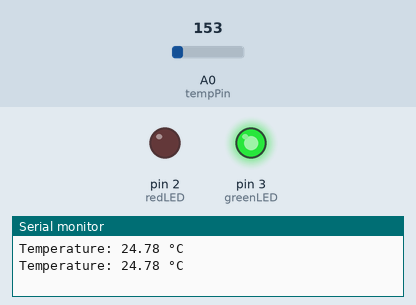
The sketch below on a simulated Arduino Uno, built with avr-gcc and run on an emulated ATmega328P. On the bench: output pins drawn as LEDs (lit = HIGH), the last lines printed to the serial monitor. Inputs (shaded band) come from the test bench; at power-on: A0 (tempPin) = 153.

Above: at 1.8 s.
1.9 s: A0 (tempPin) set to 170
At 2.3 s:
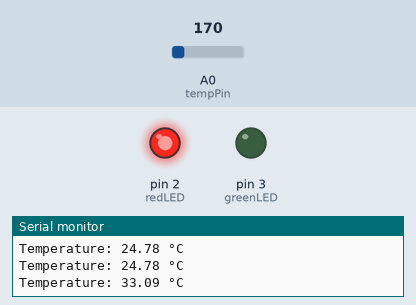
3.5 s: A0 (tempPin) set to 133
At 5.0 s:
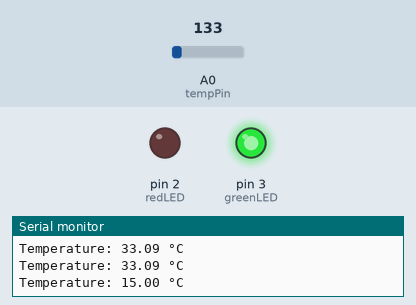
5.5 s: A0 (tempPin) set to 165
At 6.6 s:
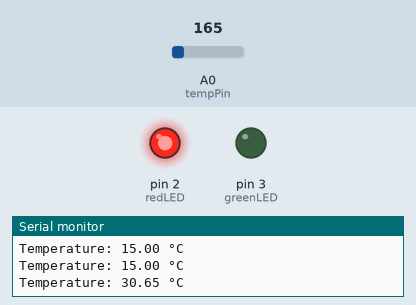
Timing chart, 0 to 8.5 s (numbered marks = the images above; inputs shaded):
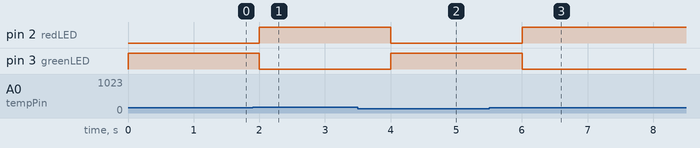

The sketch:

temperature_sensor.ino
```cpp
const int redLED = 2;
const int greenLED = 3;
const int tempPin = A0;

void setup() {
  pinMode(redLED, OUTPUT);
  pinMode(greenLED, OUTPUT);

  Serial.begin(9600);
}

void loop() {
  int sensorValue = analogRead(tempPin);

  // Convert analog reading to voltage
  float voltage = sensorValue * (5.0 / 1023.0);

  // TMP36 temperature calculation
  float temperatureC = (voltage - 0.5) * 100.0;

  Serial.print("Temperature: ");
  Serial.print(temperatureC);
  Serial.println(" °C");

  // Threshold temperature
  if (temperatureC > 30) {
    digitalWrite(redLED, HIGH);
    digitalWrite(greenLED, LOW);
  } else {
    digitalWrite(redLED, LOW);
    digitalWrite(greenLED, HIGH);
  }

  delay(1000);
}
```

Measured:
- the behaviour switches between 163 and 164 on A0 (tempPin) (found by bisection; images 0 and 1)
- after the input at 1.9 s, pin 2 (redLED): LOW → HIGH after 0.10 s; pin 3 (greenLED): HIGH → LOW after 0.10 s
- after the input at 3.5 s, pin 2 (redLED): HIGH → LOW after 0.50 s; pin 3 (greenLED): LOW → HIGH after 0.50 s
- after the input at 5.5 s, pin 2 (redLED): LOW → HIGH after 0.51 s; pin 3 (greenLED): HIGH → LOW after 0.51 s
